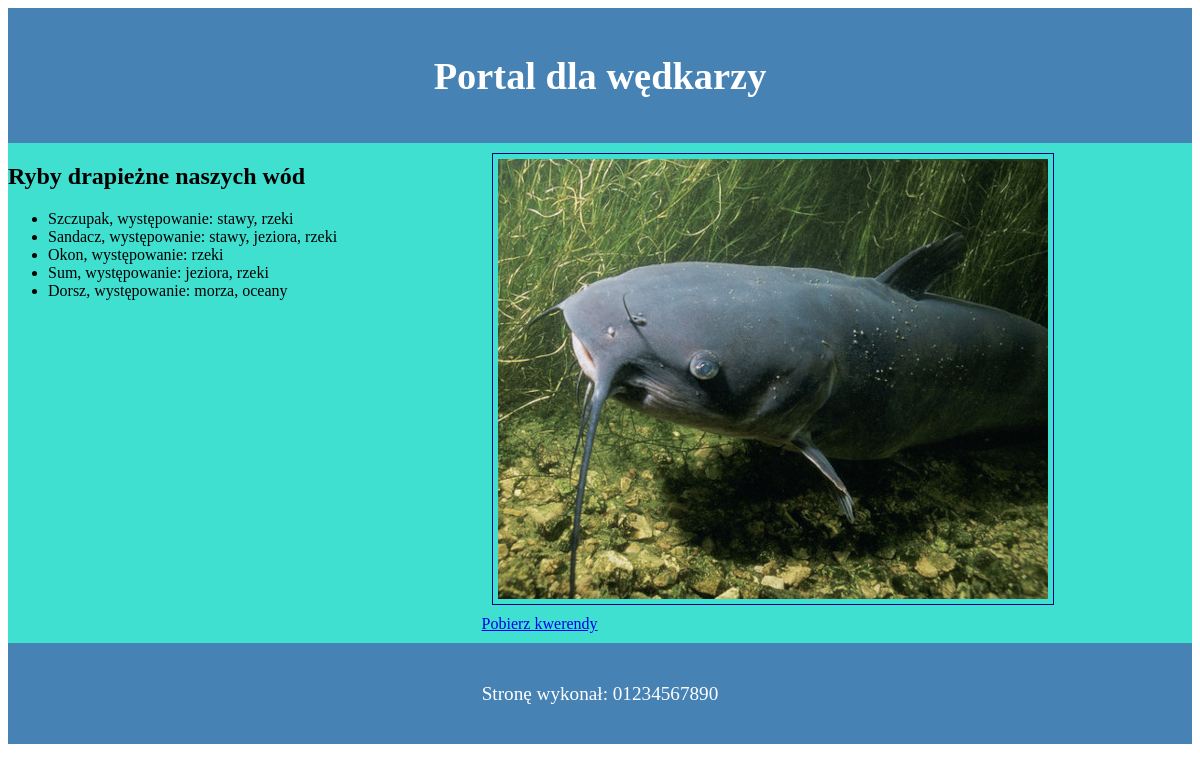
/egz_30.3/pierwszy/wedkuj.php, run on the app's committed database.
### tables this page shows
CREATE TABLE `ryby` (
  `id` int(10) UNSIGNED NOT NULL,
  `nazwa` text DEFAULT NULL,
  `wystepowanie` text DEFAULT NULL,
  `styl_zycia` int(11) DEFAULT NULL
);

### egz_30.3/pierwszy/wedkuj.php (the view, shortened to what this page needs)
<html>
<head>
    <link rel="stylesheet" type="text/css" href="styl_1.css">
</head>
<body>
    <header> <h1>Portal dla wędkarzy</h1> </header>
    <div id="L">
        <h2>Ryby drapieżne naszych wód</h2>
        <ul>
            <?php
                $connect=mysqli_connect("localhost","root","","wedkowanie");
                $sql="SELECT nazwa, wystepowanie FROM `ryby` WHERE styl_zycia=1";
                $query=mysqli_query($connect,$sql);
                while($rekord=mysqli_fetch_array($query))
                {
                    echo "<li>$rekord[0], występowanie: $rekord[1]</li>";
                }
            ?>
        </ul>
    </div>
    <div id="P">
        <img src="ryba1.jpg" alt="Sum"> <br>
        <a href="kwerendy.txt">Pobierz kwerendy</a>
    </div>
    <footer> <p>Stronę wykonał: 01234567890</p> </footer>
</body>
</html>

### egz_30.3/pierwszy/styl_1.css (style rules this page uses)
html { font-family: Verdana; }
header,footer { background-color: #4682B4; color: white; padding: 20px; font-size: 120%; text-align: center; clear: both; }
#L { background-color: #40E0D0; width: 40%; height: 500px; float: left; }
#P { background-color: #40E0D0; width: 60%; height: 500px; float: left; }
img { padding: 5px; margin: 10px; border: 1px solid #000080; }

### data on the page
ryby: nazwa "Szczupak", wystepowanie "stawy, rzeki"
ryby: nazwa "Sandacz", wystepowanie "stawy, jeziora, rzeki"
ryby: nazwa "Okon", wystepowanie "rzeki"
ryby: nazwa "Sum", wystepowanie "jeziora, rzeki"
ryby: nazwa "Dorsz", wystepowanie "morza, oceany"
